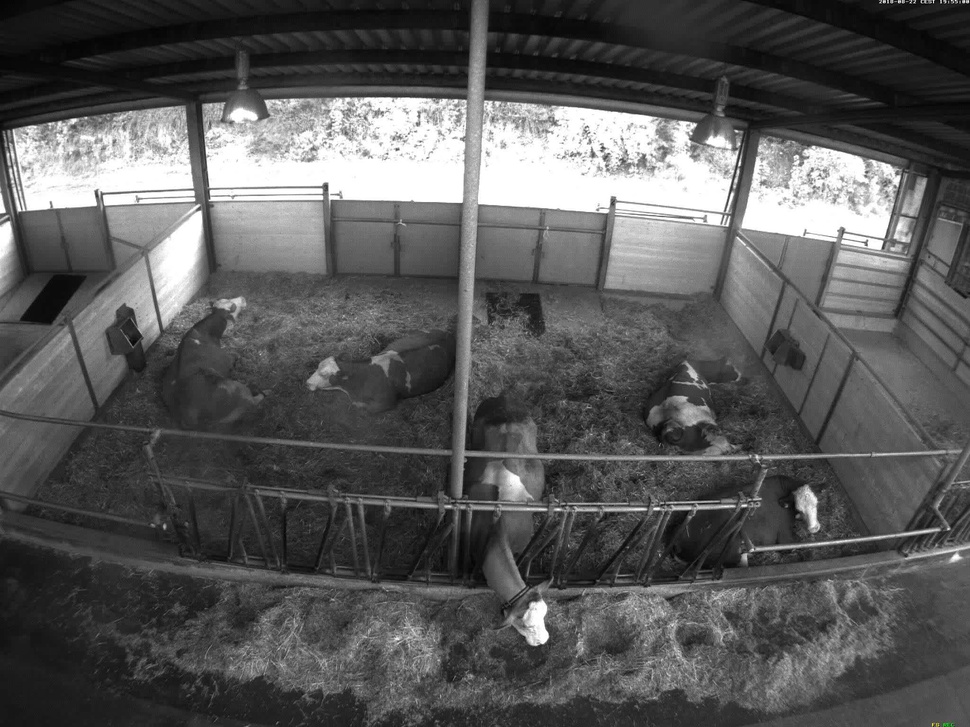
#> input picture input/out-001.jpg, 970 x 727 px, shrunk from 2048 x 1536 before the run; its folder holds 4 pictures in this run
$ jupyter execute imageprocessing.ipynb
#> lines starting #> are read from the running program, lines starting #| are printed output that depends on the picture
 This program can do cool stuff. It draws rectangles around moving objects

[cell 1]
from scipy import ndimage
from scipy import misc
from sklearn.cluster import AffinityPropagation
from sklearn.cluster import AgglomerativeClustering
from sklearn.cluster import KMeans
from sklearn.neighbors import LocalOutlierFactor
import imageio
import glob
import numpy as np
import pandas as pd
import time
import cv2

import matplotlib.pyplot as plt
np.set_printoptions(threshold=np.inf)

def rgb2gray(rgb):
    return np.dot(rgb[...,:3], [0.2989, 0.5870, 0.1140])

def threshold(x):
    if abs(x) > 80:
        return 1
    else:
        return 0

def drawRectangle(img, xmin, ymin, xmax, ymax):
    cv2.rectangle(currentImg, (xmin, ymin), (xmax, ymax), (255, 0, 0), 2, 8)


def removeOutliers(X, neighbors=30, contamination=0.1):
    clf = LocalOutlierFactor(n_neighbors=neighbors, contamination=contamination)
    outlierSeries = pd.Series(clf.fit_predict(X))
    XFrame = pd.DataFrame(X)
    #remove all outliers (-1) from the Dataframe
    XFrame = XFrame[outlierSeries==1]
    return np.array(XFrame)

def getClusters(X, n=2):
    kmeans = KMeans(n_clusters=n)
    return kmeans.fit_predict(X)

def showImages(diff, threshold, X, Y):
    plt.figure()
    plt.imshow(diff, cmap="gray", )
    plt.title("The difference of the images")
    plt.figure()
    plt.imshow(np.absolute(diff), cmap="gray")
    plt.title("The difference of the images, but as absolute values")
    plt.figure()
    plt.imshow(threshold, cmap="gray")
    plt.title("Applying the threshold function to the difference of the images")

    height = len(diff)
    width = len(diff[0])
    print(height)
    print(width)
    plt.figure()
    plt.scatter(X[:, 1], X[:, 0], c=Y)
    plt.ylim(height, 0)
    plt.xlim(0, width)

show = 1

This cell reads all .jpg files from the the folder _input_ and will sort them. In order for the program to work properly, it is mandatory that the lexicographical order of the filenames matches the order, in which the images should be processed

[cell 2]
#read the filepaths and sort them
filePaths = []
for filePath in glob.glob("input/*.jpg"):
    filePaths.append(filePath)

filePaths.sort()

#create np array for images. Determine dimensions by test reading the first imageq
testImage = imageio.imread(filePaths[0])
#> testImage is the input picture: shape (727, 970, 3); mean R, G, B 88.9, 88.9, 88.9
height = np.shape(testImage)[0]
#> height = 727
width = np.shape(testImage)[1]
#> width = 970

images = np.zeros((len(filePaths), height, width))


#convert the images to greyscale and write them into the np array
for i in range(len(filePaths)):
    image = imageio.imread(filePaths[i])
    grayImage = rgb2gray(image)
    images[i] = grayImage

First, two consecutive images will be subtracted from each other. A threshold function will then be applied to the result, so that only significant differences pass.
Afterwards outliers are sorted out. The remaining inliers are then passed to a clustering algorithm and bounding rectangles for the respective clusters are calculated. Those rectangle are then drawn onto the images which then are saved in the folder _out_

Problems:
* Right now, the program can't figure out on its own how many clusters are needed to represent the different motions shown on the images. Therefor, a default of 2 clusters is used for every image.
* Parameters for the threshold function, LOF and clustering were tuned manually. Applying gridsearch could lead to better results

[cell 3]
n_clusters = 2
#> n_clusters = 2
for i in range(len(images) - 1):
    imageDiff = np.subtract(images[i], images[i+1])
    thresholdImage = [list(map(threshold, x)) for x in imageDiff]

    XFrame = pd.DataFrame(columns=['X', 'Y'])
    X = []
    for j in range(len(thresholdImage)):
        for k in range(len(thresholdImage[0])):
            if thresholdImage[j][k] == 1:
                X.append([j, k])

    X = removeOutliers(X=X, neighbors=200, contamination=0.2)
    Y = getClusters(X=X, n=n_clusters)

    labelledX = pd.DataFrame({'X': X[:, 1], 'Y': X[:, 0], 'label': Y})
    for clusterNum in range(n_clusters):
        cluster = labelledX.loc[labelledX['label'] == clusterNum]
        xmin = cluster['X'].min()
        xmax = cluster['X'].max()
        ymin = cluster['Y'].min()
        ymax = cluster['Y'].max()
        print("Bounding rectangle for " + str(i) + ": X-Dimenstion: " + str(xmin) + "-" + str(xmax) +
          ", Y-Dimenstion: " + str(ymin) + "-" + str(ymax))

        cv2.rectangle(images[i], (xmin, ymin), (xmax, ymax), (255, 0, 0), 2, 8)

    cv2.imwrite("output/" + str(i) + ".png", images[i])

    if show == i:
        showImages(imageDiff, thresholdImage, X, Y)


    print(i)
#> this loop made 3 passes
#> labelledX on passes 1, 3: table of 291 rows and 3 columns, table of 489 rows and 3 columns
#> (labelledX, height in showImages, width in showImages) on pass 2: (table of 341 rows and 3 columns, 727, 970)
#| 727
#| 970
#> pass 1, `cv2.imwrite("output/" + str(i) + ".png", images[i])`:
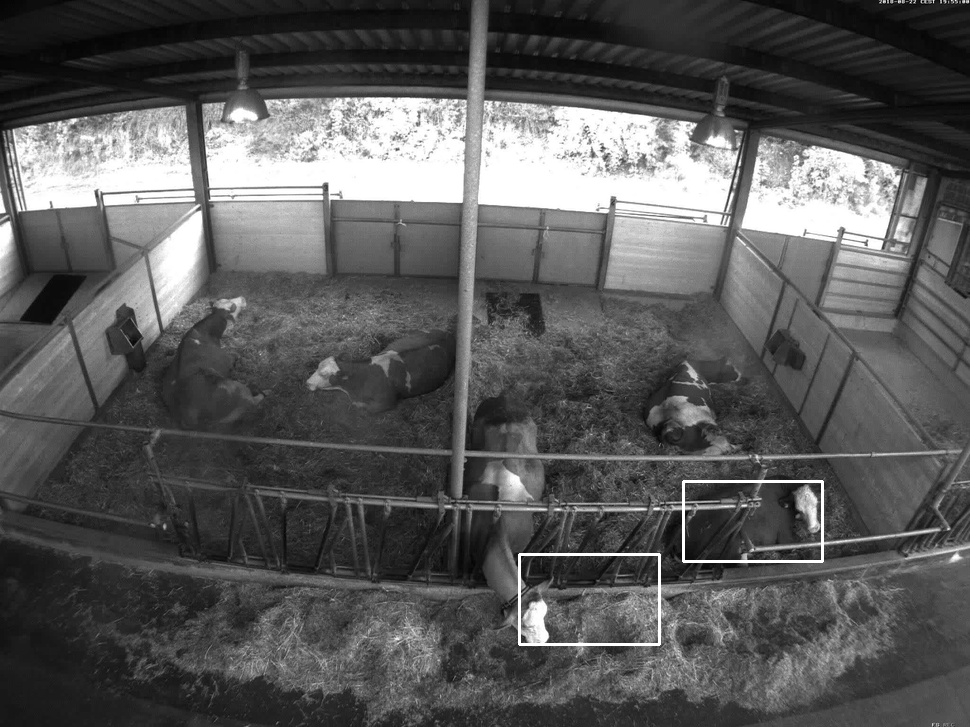
#> saved as 0.png: shape (727, 970); min 0, max 255, mean 89.6
#> pass 2, `cv2.imwrite("output/" + str(i) + ".png", images[i])`:
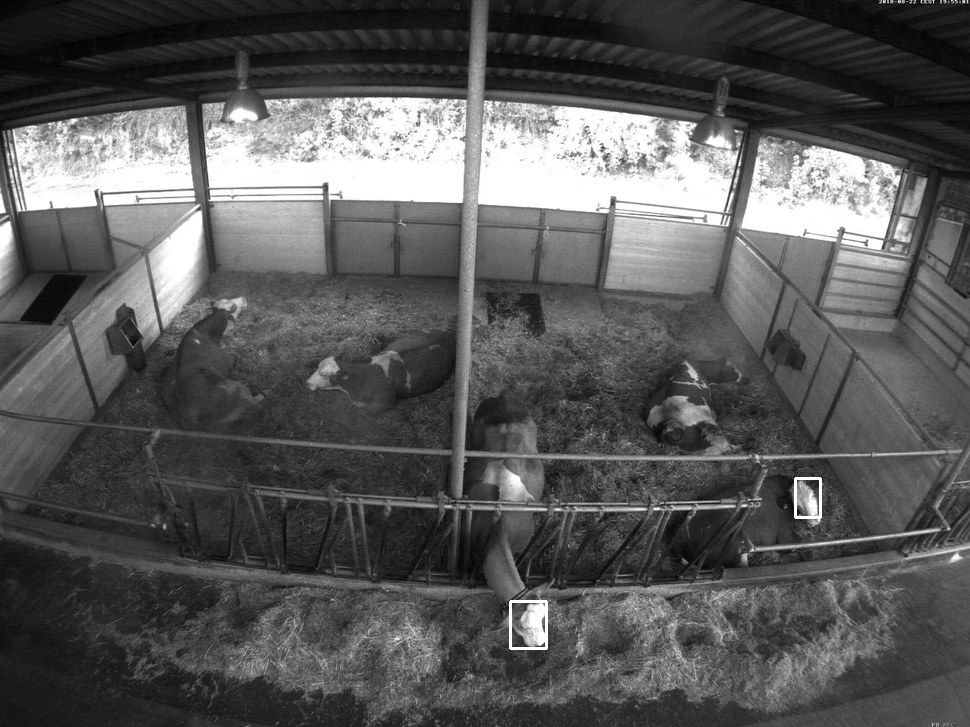
#> saved as 1.png: shape (727, 970); min 0, max 255, mean 89.1
#> after the loop:
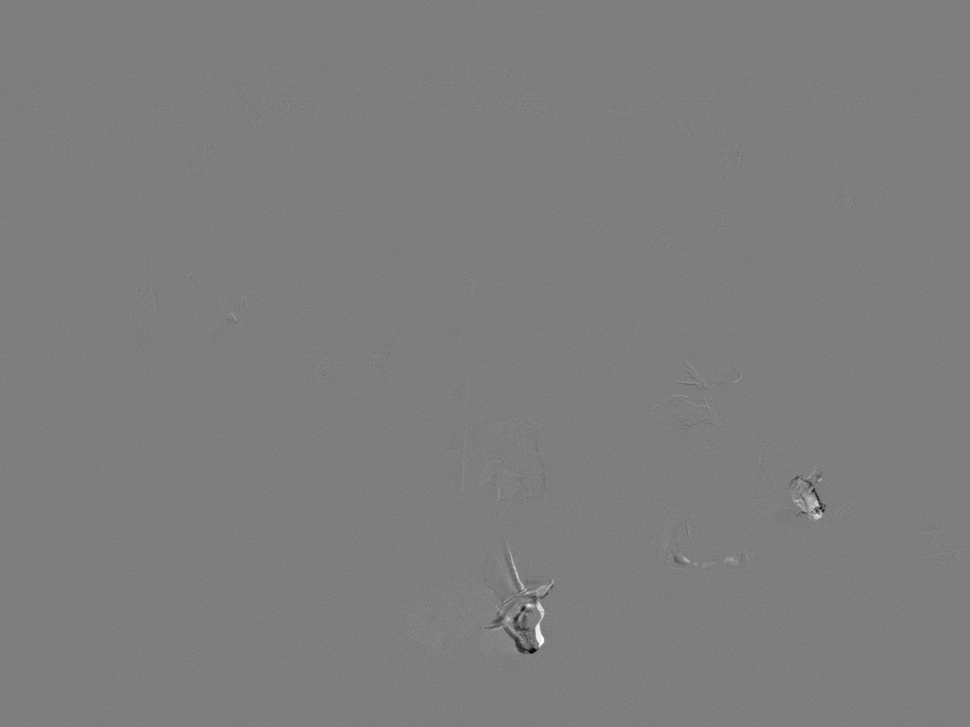
#> imageDiff: shape (727, 970) float64; min -208, max 212, mean 0; drawn with min black and max white


    #imageDiffs[i] = np.subtract(images[i], images[i+1])
    #thresholdImages[i] = [list(map(threshold, x)) for x in imageDiffs[i]]
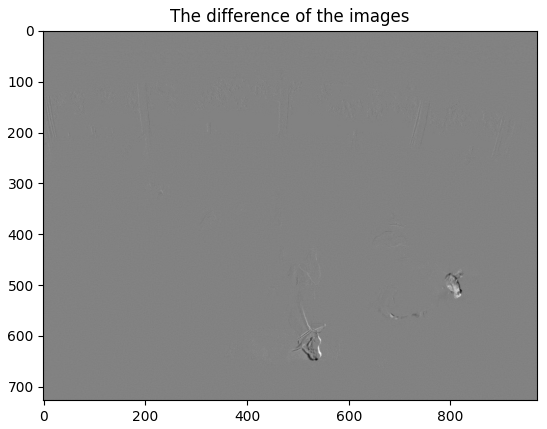
#> figure drawn by matplotlib, 1 panel
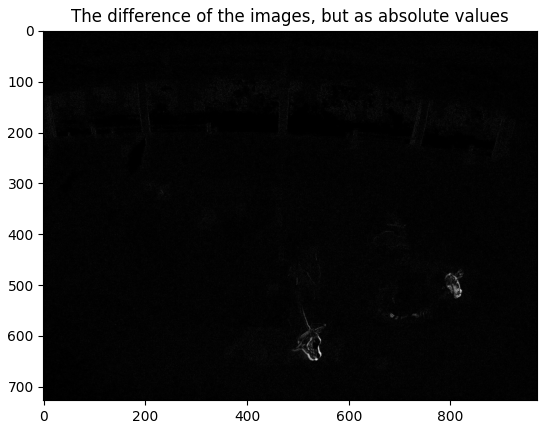
#> figure drawn by matplotlib, 1 panel
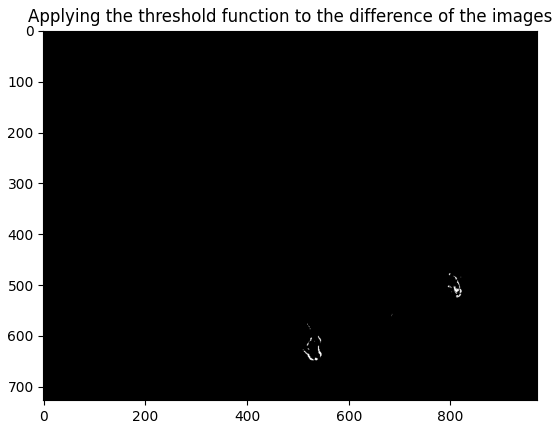
#> figure drawn by matplotlib, 1 panel
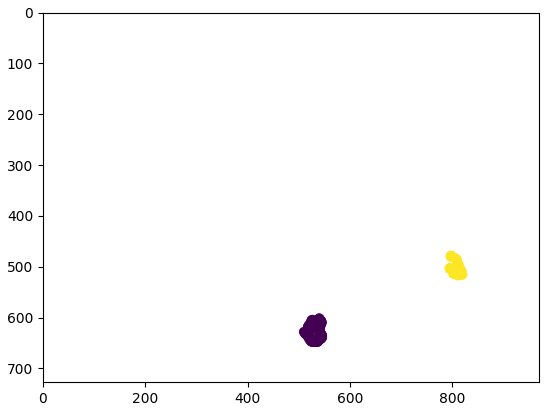
#> figure drawn by matplotlib, 1 panel
